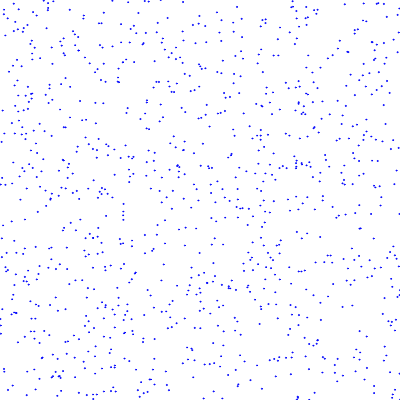
Frame 1 (no input)
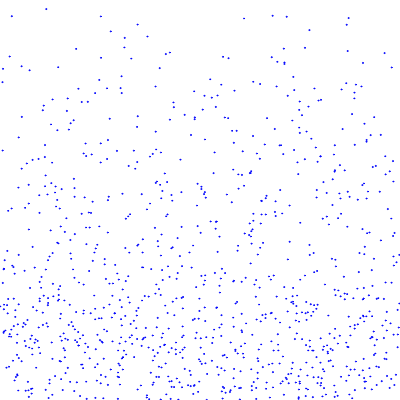
Frame 60 (no input)
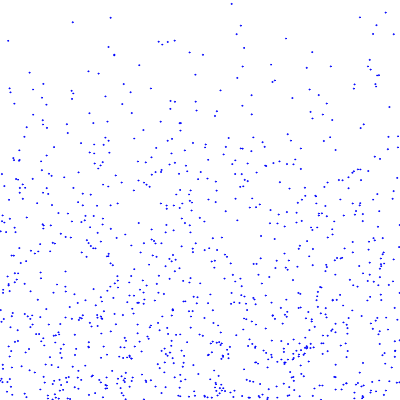
Frame 120 (the mouse pressed at the canvas centre since frame 60)

The p5.js sketch that drew these frames (run headless with seeded random() and noise() and a simulated clock; from frame 60 on, the mouse is pressed at the canvas centre):

// p5.js sketch
// ── sketch.js
var drops=[]
function setup() {
  createCanvas(400,400);
 for(var i=0;i<=1000;i++){
   drops.push(new Drop())
 }
}

function draw() {
  background(255,255,255);  
  for(var i=0;i<=1000;i++){
    drops[i].display()
    drops[i].update()
  }
}
// ── drop.js
class Drop{
    constructor(){
        this.x=random(0,400)
        this.y=random(0,400)
    }
    display(){
        push()
        strokeWeight(1)
        stroke("blue")
        fill("skyblue")
        ellipse(this.x,this.y,1,1)
        pop()
    }
    update(){
        this.y=this.y+5;
        if(this.y>400){
            this.x=random(0,400)
            this.y=random(0,400) 
        }
    }
}
